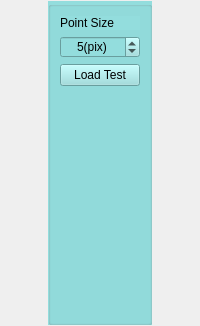
        <widget class="QWidget" name="displayWidget" native="true">
         <property name="sizePolicy">
          <sizepolicy hsizetype="Expanding" vsizetype="MinimumExpanding">
           <horstretch>0</horstretch>
           <verstretch>0</verstretch>
          </sizepolicy>
         </property>
         <property name="contextMenuPolicy">
          <enum>Qt::NoContextMenu</enum>
         </property>
         <property name="autoFillBackground">
          <bool>false</bool>
         </property>
         <property name="styleSheet">
          <string notr="true"/>
         </property>
         <layout class="QGridLayout" name="gridLayout_13">
          <property name="leftMargin">
           <number>0</number>
          </property>
          <property name="topMargin">
           <number>1</number>
          </property>
          <property name="rightMargin">
           <number>0</number>
          </property>
          <property name="bottomMargin">
           <number>1</number>
          </property>
          <property name="spacing">
           <number>1</number>
          </property>
          <item row="0" column="0">
           <widget class="QGroupBox" name="groupBox_3">
            <property name="sizePolicy">
             <sizepolicy hsizetype="Fixed" vsizetype="Expanding">
              <horstretch>0</horstretch>
              <verstretch>0</verstretch>
             </sizepolicy>
            </property>
            <property name="styleSheet">
             <string notr="true">background-color: rgb(147, 221, 221);</string>
            </property>
            <property name="title">
             <string notr="true"/>
            </property>
            <layout class="QGridLayout" name="gridLayout_12">
             <item row="0" column="0">
              <widget class="QLabel" name="label">
               <property name="text">
                <string>Point Size</string>
               </property>
              </widget>
             </item>
             <item row="1" column="0">
              <widget class="QSpinBox" name="pSizeValue">
               <property name="sizePolicy">
                <sizepolicy hsizetype="Preferred" vsizetype="Fixed">
                 <horstretch>0</horstretch>
                 <verstretch>0</verstretch>
                </sizepolicy>
               </property>
               <property name="alignment">
                <set>Qt::AlignCenter</set>
               </property>
               <property name="suffix">
                <string notr="true">(pix)</string>
               </property>
               <property name="minimum">
                <number>1</number>
               </property>
               <property name="maximum">
                <number>20</number>
               </property>
               <property name="value">
                <number>5</number>
               </property>
              </widget>
             </item>
             <item row="2" column="0">
              <widget class="QPushButton" name="loadTest">
               <property name="text">
                <string>Load Test</string>
               </property>
              </widget>
             </item>
             <item row="3" column="0">
              <spacer name="verticalSpacer_15">
               <property name="orientation">
                <enum>Qt::Vertical</enum>
               </property>
               <property name="sizeHint" stdset="0">
                <size>
                 <width>20</width>
                 <height>227</height>
                </size>
               </property>
              </spacer>
             </item>
            </layout>
           </widget>
          </item>
          <item row="0" column="1">
           <layout class="QHBoxLayout" name="displayLayout">
            <property name="spacing">
             <number>0</number>
            </property>
           </layout>
          </item>
         </layout>
        </widget>
